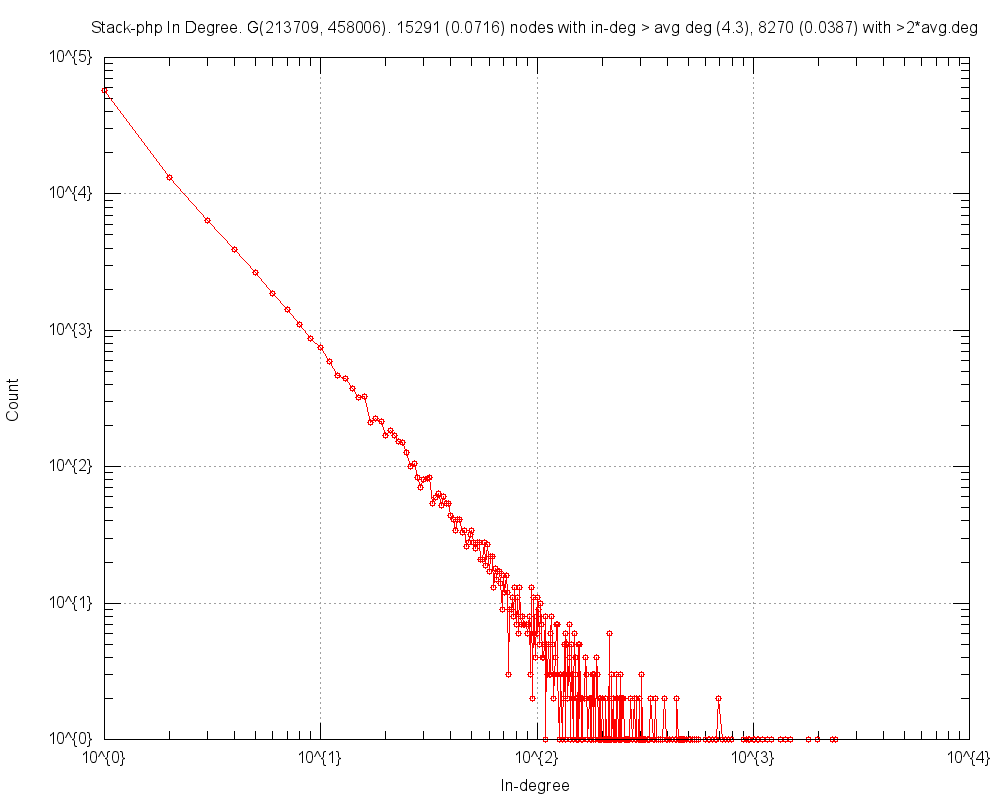

This chart was generated by the following gnuplot code:
#
# Stack-php In Degree. G(213709, 458006). 15291 (0.0716) nodes with in-deg > avg deg (4.3), 8270 (0.0387) with >2*avg.deg (Sat May 21 20:06:54 2016)
#

set title "Stack-php In Degree. G(213709, 458006). 15291 (0.0716) nodes with in-deg > avg deg (4.3), 8270 (0.0387) with >2*avg.deg"
set key bottom right
set logscale xy 10
set format x "10^{%L}"
set mxtics 10
set format y "10^{%L}"
set mytics 10
set grid
set xlabel "In-degree"
set ylabel "Count"
set tics scale 2
set terminal png size 1000,800
set output 'inDeg.Stack-php.png'
plot 	"inDeg.Stack-php.tab" using 1:2 title "" with linespoints pt 6
